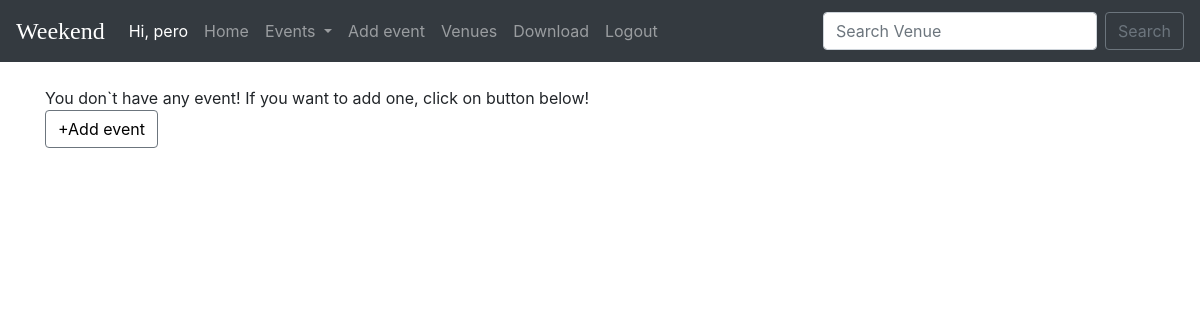
The page /my-events/mateo (signed in) on the database as committed earlier.
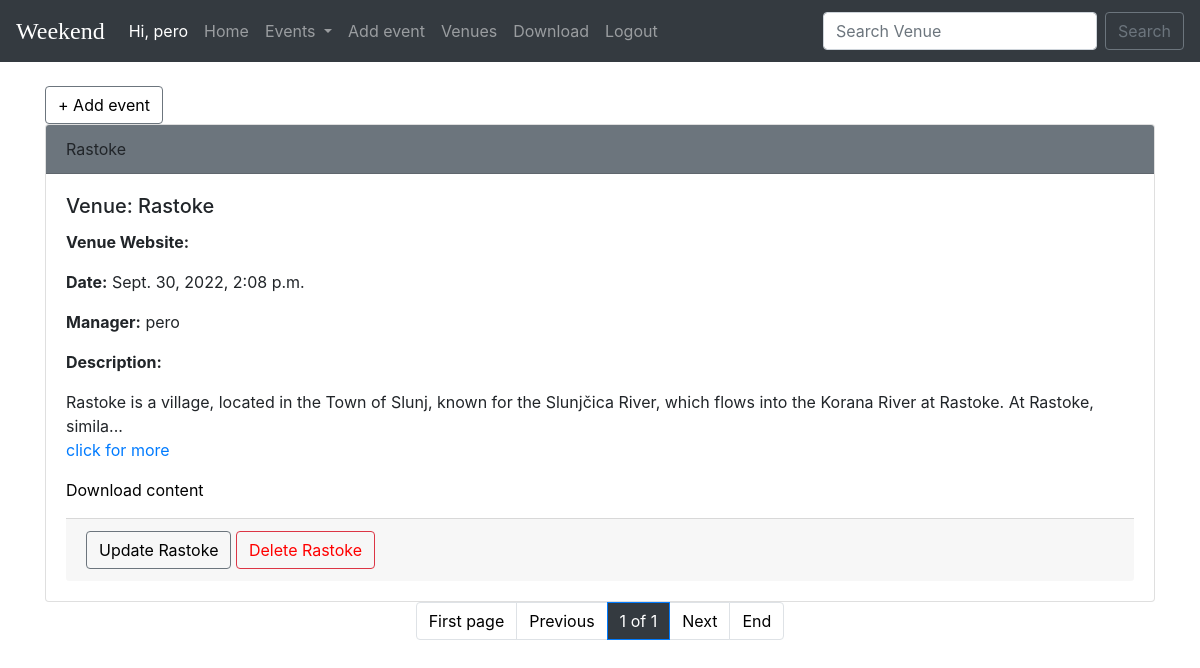
The same page on the database as committed later.
### events/models.py (models this page shows, shortened)
class Event(models.Model):
    name = models.CharField(verbose_name="Event name",max_length=100)
    event_date = models.DateTimeField("Event date")
    venue = models.ForeignKey(Venue,on_delete=models.CASCADE)
    manager = models.ForeignKey(User,on_delete = models.SET_NULL,blank = True,null = True)
    description = models.TextField(blank = True)
    attendees = models.ManyToManyField(MyClubUsers,blank = True)
    approved =  models.BooleanField(default=False) # if approved return TRUE, else FALSE

class Venue(models.Model):
    name = models.CharField(max_length=200)
    address = models.CharField(max_length=200)
    zip_code = models.CharField(max_length=10)
    image  = models.ImageField(blank = True,null = True,upload_to ="images/")
    owner  = models.IntegerField(blank = False,default = 1)
    phone = models.CharField("Contact",max_length = 20,blank = True)
    web = models.URLField(blank = True)
    email_address = models.EmailField(max_length=100,blank = True)

### events/views.py (the view)
# urls.py: path("my-events/<str:manager>",my_events,name = "my_events"),
def my_events(request,manager):
    if request.user.is_authenticated:
      manager = request.user
      my_event = Event.objects.filter(manager = manager)
      if my_event:
        paginator = Paginator(Event.objects.filter(manager = manager).order_by("event_date"),1)
        page = request.GET.get("page")
        events = paginator.get_page(page)
        return render(request,"event/my_events.html",{"events":events})
      else:
          messages.info(request,"You don`t have any event! If you want to add one, click on button below!\n")
          return render(request,"event/my_events.html",{"my_event":my_event})
    else:
        logout(request)
        messages.info(request,"Please log in to see this page!")
        return render(request,"event/my_events.html")

### templates/event/my_events.html (shortened to what this page needs)
{% extends 'core/base.html' %}
{% block content %}
{% if events %}
<div>
<button class = "btn btn-outline-secondary">
  <a href = "{% url 'add_event' %}" style = "color:black">+ Add event</a></button>
  </div>
{% for event in events %}
<div class = "card">
<div class="card-header bg-secondary">
      {{ event.name }}
    </div>
    <div class="card-body">
      <h5 class="card-title">Venue: {{event.venue.name}}</h5>
      <p class = "card-text"><b>Venue Website:</b> <small>{{event.venue.web}}</small></p>
      <p class="card-text"><b>Date:</b> {{event.event_date}}</p>
      <p class="card-text"><b>Manager:</b> {{event.manager}}</p>
      <p class="card-text"><b>Description:</b> {{event.description|safe|slice:":150"}}...<br><a href ="{% url 'event_detail' event.id %}">click for more</a></p>
      <p class="card-text"><a href = "{% url 'event_pdf' event.id %}" style = "color:black">Download content</a></p>
               {% if user == event.manager%}
                <div class = "card-footer text-muted">
                 <a href = "{% url 'update_event' event.id %}" style = "color:black">
                   <button class = "btn btn-outline-secondary" type = "submit" style = "color:black">Update {{event.name}}</button></a>
                 <a href = "{% url 'delete_event' event.id %}" style = "color:black">
                   <button class = "btn btn-outline-danger" type = "submit" style = "color:red">Delete {{event.name}}</button></a>
               </div>
               {% endif %}
</div>
{% endfor %}
</div>
<center>
<nav aria-label="...">
  <ul class="pagination justify-content-center">
   {% if events.has_previous %}
    <li class="page-item">
      <a class="page-link" href="?page=1" tabindex="-1" style="color:black">First page</a>
    </li>
    <li class="page-item dark">
      <a class="page-link" href="?page={{events.previous_page_number}}" tabindex="-1" style="color:black">Previous</a>
    </li>
   {% else %}
    <li class="page-item">
      <a class="page-link"  tabindex="-1" style="color:black">First page</a>
    </li>
    <li class="page-item ">
      <a class="page-link"tabindex="-1" style="color:black">Previous</a>
    </li>
    {% endif %}
    <li class="page-item active ">
      <a class="page-link bg-dark" href="#">{{ events.number}} of {{events.paginator.num_pages}}</a>
    </li>
    {% if events.has_next %}
    <li class="page-item"><a class="page-link" href="?page={{events.next_page_number}}"style="color:black">Next</a></li>
    <li class="page-item">
      <a class="page-link" href="page = {{events.paginator.num_pages}}" style="color:black">End</a>
    </li>
    {% else %}
    <li class="page-item"><a class="page-link"style="color:black" >Next</a></li>
    <li class="page-item">
      <a class="page-link"style="color:black" >End</a>
    </li>
    {% endif %}
  </ul>
</nav>
</center>
{% else %}
     {% if user.is_authenticated  %}
        {% if my_event is not True %}
            {% for message in messages %}
               {{message}}<br>
            <button class ="btn btn-outline-secondary"><a href = "{% url 'add_event' %}" style ="color:black">+Add event</a></button>
            {% endfor %}
        {% endif %}
     {% else %}
        {% for message in messages %}
            {{message}}<br>
            <button class ="btn btn-outline-secondary"><a href = "{% url 'login' %}" style ="color:black">Login</a></button>
        {% endfor %}
     {% endif %}
{% endif %}
{% endblock %}

Rows that differ between the two databases and show on the page:
added Event: name "Rastoke", venue.name "Rastoke", event_date "Sept. 30, 2022, 2:08 p.m.", manager "pero", description "Rastoke is a village, located in the Town of Slunj, known for the Slunjčica River, which flows into the Korana River at Rastoke. At Rastoke, simila"
Other text that changed with them:
{{ events.number }}: (not shown) → "1"
{{ events.paginator.num_pages }}: (not shown) → "1"
text now shown: "+ Add event First page Previous of Next End"
list line gone: "You don`t have any event! If you want to add one, click on button below! +Add event"
